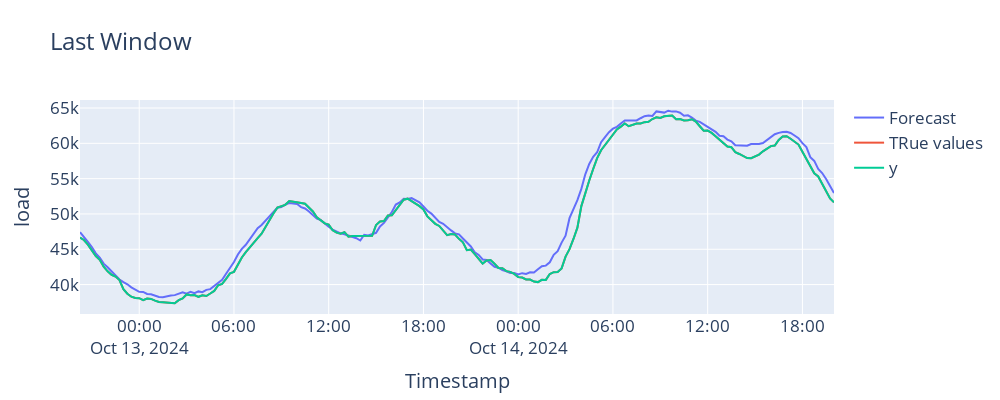

The notebook cell this image was saved under:
### Code cell
# Get only the last forecast window (test set)
# last_cutoff = Y_hat_df['cutoff'].max()
# Y_hat_test = Y_hat_df[Y_hat_df['cutoff'] == last_cutoff]


test_start = Y_df['ds'].iloc[-test_size]
Y_filt = Y_df[Y_df['ds'] >= test_start]
# Filter forecasts that are in the test period
Y_hat_test_period = Y_hat_df[Y_hat_df['ds'] >= test_start]

fig = go.Figure()

# Prediciton
fig.add_trace(go.Scatter(
    x=Y_hat_df['ds'],
    y=Y_hat_df["AutoNHITS-median"],
    mode='lines',
    name='Forecast'
))

fig.add_trace(go.Scatter(
    x=Y_filt['ds'],
    y=Y_filt['y'],
    mode='lines',
    name='TRue values'
))
# True value
fig.add_trace(go.Scatter(
    x=Y_hat_df['ds'],
    y=Y_hat_df["y"],
    mode='lines',
    name='y'
))


fig.update_layout(
    title=f'Last Window',
    xaxis_title='Timestamp',
    yaxis_title='load',
    font=dict(size=17),
    showlegend=True,
    width=1000,
    height=400
)

fig.show()

### Figure 1 — Plotly figure (JSON) as saved in the notebook; plotly's stock layout.template omitted (floating-point values rounded to 4 significant figures; data arrays with more than 128 entries replaced by an {"elided": "..."} marker saying what was removed)
{"data": [{"mode": "lines", "name": "Forecast", "type": "scatter", "x": {"elided": "192 str values"}, "y": {"elided": "192 float values"}}, {"mode": "lines", "name": "TRue values", "type": "scatter", "x": {"elided": "192 str values"}, "y": {"elided": "192 int values"}}, {"mode": "lines", "name": "y", "type": "scatter", "x": {"elided": "192 str values"}, "y": {"elided": "192 int values"}}], "layout": {"font": {"size": 17}, "height": 400, "showlegend": true, "title": {"text": "Last Window"}, "width": 1000, "xaxis": {"title": {"text": "Timestamp"}}, "yaxis": {"title": {"text": "load"}}}}
